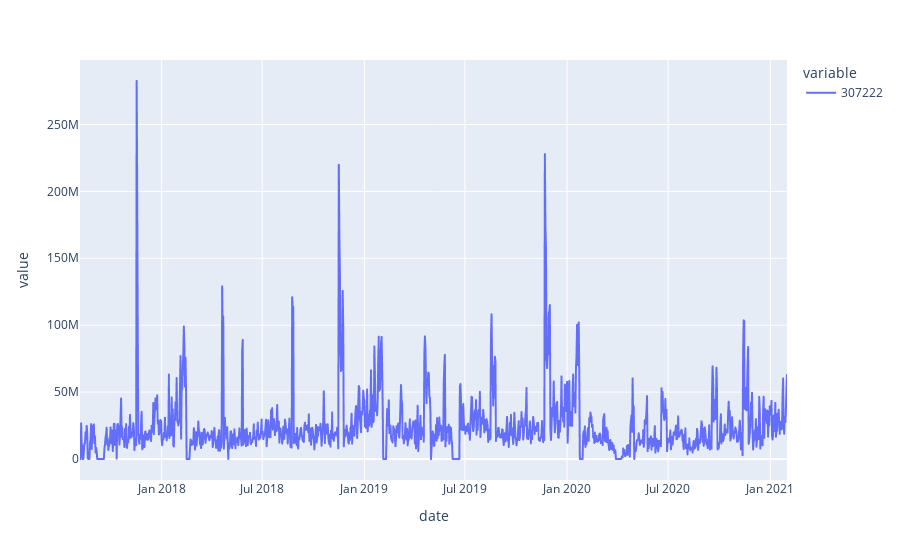

The notebook cell this image was saved under:
### Markdown cell above
## STL

### Code cell
ts = df_wide.iloc[:, 0]
ts.plot()

### Figure 1 — Plotly figure (JSON) as saved in the notebook; plotly's stock layout.template omitted (floating-point values rounded to 4 significant figures; data arrays with more than 128 entries replaced by an {"elided": "..."} marker saying what was removed)
{"data": [{"hovertemplate": "variable=307222<br>date=%{x}<br>value=%{y}<extra></extra>", "legendgroup": "307222", "line": {"color": "#636efa", "dash": "solid"}, "marker": {"symbol": "circle"}, "mode": "lines", "name": "307222", "showlegend": true, "type": "scattergl", "x": {"elided": "1274 str values"}, "xaxis": "x", "y": {"elided": "1274 int values"}, "yaxis": "y"}], "layout": {"legend": {"title": {"text": "variable"}, "tracegroupgap": 0}, "margin": {"t": 60}, "xaxis": {"anchor": "y", "domain": [0, 1], "title": {"text": "date"}}, "yaxis": {"anchor": "x", "domain": [0, 1], "title": {"text": "value"}}}}
